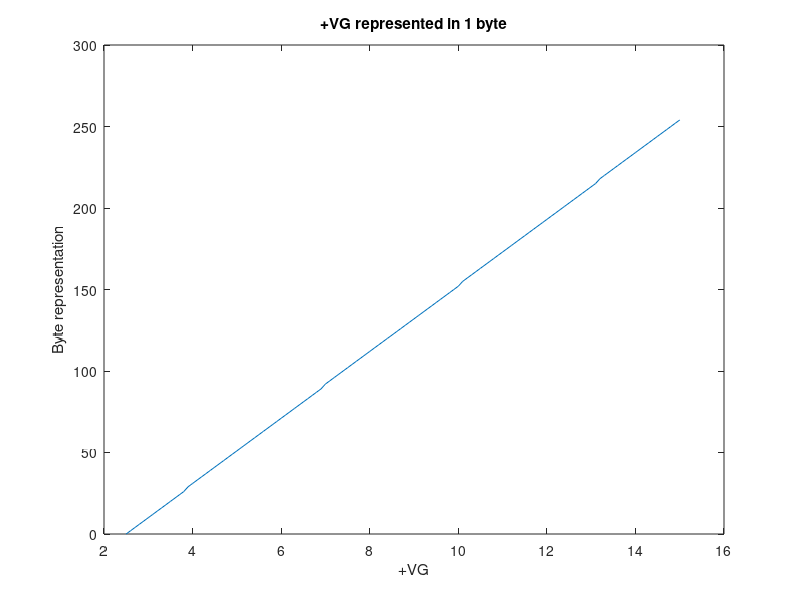
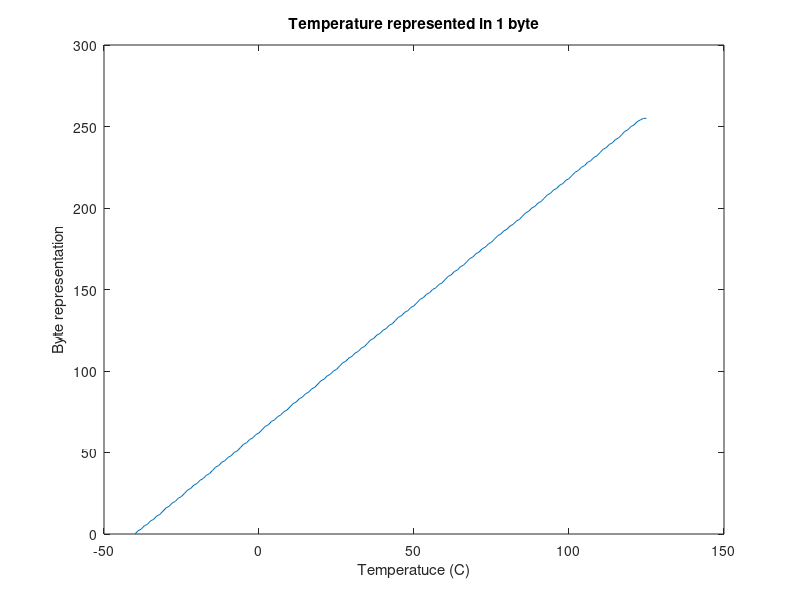

These figures' MATLAB source, in order:
% Execute-CoP Conversions

clc;
close all;
clear all;
format short eng

adc_bits = 11;
adc_max = 2^11;
adc_supply = 5; % Volts

% Battery voltage:
% ================
% vb = 10:0.1:55;
% G = 0.0738;
% vo = vb.*G;
% adc = uint16((vo./adc_supply)*adc_max);
% span_vb = max(vb) - min(vb)
% 
% resolution = span_vb/256   % V/tick
% min_adc = min(adc)
% max_adc = max(adc)
% gain = double((max_adc - min_adc))/256
% tmp = (3*(adc - min_adc))/16;
% out = uint8(tmp);
% 
% figure()
% plot(vb, out)
% xlabel('+VB')
% ylabel('Byte representation')
% title('+VB represented in 1 byte');

% Gate voltage:
% ================
vg = 2.5:0.1:15;
G = 0.43;
vo = vg.*G;
adc = uint16((vo./adc_supply)*adc_max);
span_vg = max(vg) - min(vg)

resolution = span_vg/256   % V/tick
min_adc = min(adc)
max_adc = max(adc)
gain = double((max_adc - min_adc))/256
tmp = (3*(adc - min_adc))/26;
out = uint8(tmp);

figure()
plot(vg, out)
xlabel('+VG')
ylabel('Byte representation')
title('+VG represented in 1 byte');

% Temperature:
% ================
T = -40:1:125;
Tc = 0.01;
T0 = 0.5;
vo = Tc.*T + T0;
adc = (vo./adc_supply).*adc_max;
encoded_t = (adc - 41).*8./21;
encoded_t = uint8(encoded_t);

figure()
plot(T, encoded_t)
xlabel('Temperatuce (C)')
ylabel('Byte representation')
title('Temperature represented in 1 byte');

% =====================================================
% Tests - can be used to convert debugger values
% =====================================================
disp('[Test +VB]')
real_vb = 24;
adc = uint16((0.0738*real_vb./adc_supply)*adc_max)
min_adc = 302;
encoded_vb = ((3*(adc-min_adc)) / 16)   
decoded_vb = adc_supply*((16*double(encoded_vb)/3 + min_adc )/adc_max) / 0.0738

disp('[Test +VG]')
real_vg = 10;
adc = uint16((0.43*real_vg./adc_supply)*adc_max);
min_adc = 440;
encoded_vg = ((3*(adc-min_adc)) / 26)  
encoded_vg = 153
decoded_vg = adc_supply*(( 26*double(encoded_vg)/3 + min_adc )/adc_max) / 0.43

disp('[Test +3V3]')
real_3v3 = 3.5475;
adc = (real_3v3/adc_supply)*adc_max
encoded_3V3 = uint8((adc * 8)/50)
encoded_3V3 = 218
decoded_3V3 = (double(encoded_3V3)*50/8)/adc_max*adc_supply

disp('[Test Temp]')
real_temp = 33;
vo = Tc.*real_temp + T0;
adc = (vo/adc_supply)*adc_max;
adc = uint16(adc);
encoded_temp = (adc - 41).*8./21
encoded_temp = 114
decoded_temp = (((((21/8)*double(encoded_temp) + 41 )/adc_max)*adc_supply) - T0) / Tc

decoded_temp_int = (1/Tc) * ((5*(((21/8)*encoded_temp + 41 )/adc_max)) - T0)
decoded_temp_int = (((((1300)*encoded_temp + 20500 )/adc_max)) - 100*T0)
 
